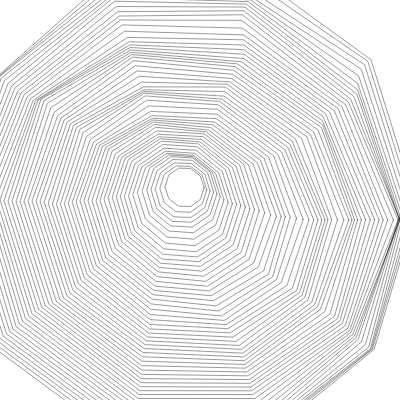
Frame 1 (no input)
Frame 60 (no input): identical to frame 1, image omitted
Frame 120 (the mouse pressed at the canvas centre since frame 60): identical to frame 1, image omitted

The p5.js sketch that drew this single still picture (run headless with seeded random() and noise() and a simulated clock; from frame 60 on, the mouse is pressed at the canvas centre):

// p5.js sketch
// ── sketch.js
// Code from https://www.generativehut.com/post/recreating-the-noise-orbit

function setup() {
  createCanvas(400, 400);
  
  // Hue, saturation, brightness, alpha
  colorMode(HSB, 360, 100, 100, 1.0);
}

function draw() {
  background(0, 0, 100);
  noFill();
  stroke(0, 0, 0);
  strokeWeight(0.001 * width);
  
  for (let radius = 0.05; radius < 0.6; radius += 0.01) {
    const circle = makeCircle(10, radius);
    const distortedCircle = distortPolygon(circle);
    
    beginShape();
    distortedCircle.forEach(point => {
      vertex(width *  point[0], height * point[1]);
    });
    endShape(CLOSE);
  }
}

function makeCircle(numSides, radius) {
  const points = [];
  const radiansPerStep = (Math.PI * 2) / numSides;
  for (let theta = 0; theta < Math.PI * 2; theta += radiansPerStep) {
    const x = (0.5 + radius * Math.cos(theta));
    const y = (0.5 + radius * Math.sin(theta));
    
    points.push([x, y]);
  }
  return points;
}

function distortPolygon(polygon) {
  return polygon.map(point => {
    const x = point[0];
    const y = point[1];
    const distance = dist(0.5, 0.5, x, y);
    
    const noiseFn = (x, y) => {
      const noiseX = (x + 0.31) * distance * 2;
      const noiseY = (y - 1.73) * distance * 2;
      return noise(noiseX, noiseY);
    };
        
    const theta = noiseFn(x, y) * Math.PI * 2;
    
    const amountToNudge = 0.05;
    const newX = x + (amountToNudge * Math.cos(theta));
    const newY = y + (amountToNudge * Math.sin(theta));
    
    return [newX, newY];
  });
}
